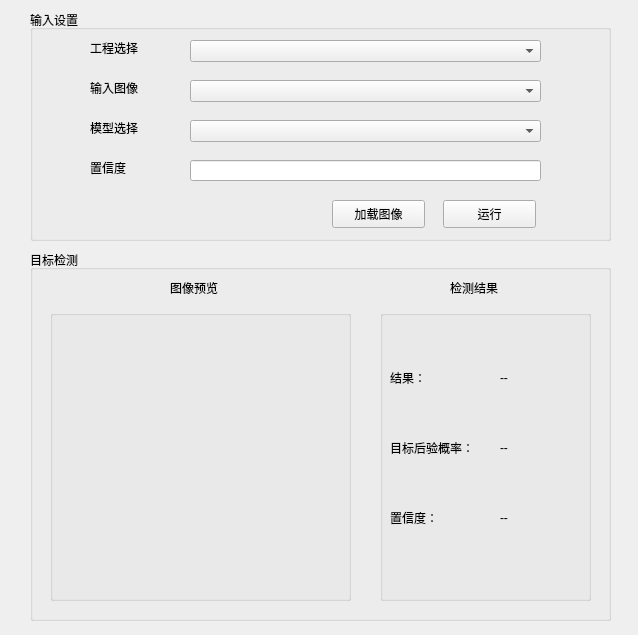
<?xml version="1.0" encoding="UTF-8"?>
<ui version="4.0">
 <class>TargetDetection</class>
 <widget class="QWidget" name="TargetDetection">
  <property name="geometry">
   <rect>
    <x>0</x>
    <y>0</y>
    <width>638</width>
    <height>635</height>
   </rect>
  </property>
  <property name="windowTitle">
   <string>TargetDetection</string>
  </property>
  <widget class="QGroupBox" name="inputGroup">
   <property name="geometry">
    <rect>
     <x>30</x>
     <y>10</y>
     <width>581</width>
     <height>231</height>
    </rect>
   </property>
   <property name="title">
    <string>输入设置</string>
   </property>
   <widget class="QLabel" name="projectLabel">
    <property name="geometry">
     <rect>
      <x>60</x>
      <y>30</y>
      <width>72</width>
      <height>15</height>
     </rect>
    </property>
    <property name="text">
     <string>工程选择</string>
    </property>
   </widget>
   <widget class="QComboBox" name="projectComboBox">
    <property name="geometry">
     <rect>
      <x>160</x>
      <y>30</y>
      <width>351</width>
      <height>22</height>
     </rect>
    </property>
   </widget>
   <widget class="QLabel" name="inputImageLabel">
    <property name="geometry">
     <rect>
      <x>60</x>
      <y>70</y>
      <width>72</width>
      <height>15</height>
     </rect>
    </property>
    <property name="text">
     <string>输入图像</string>
    </property>
   </widget>
   <widget class="QComboBox" name="inputImageComboBox">
    <property name="geometry">
     <rect>
      <x>160</x>
      <y>70</y>
      <width>351</width>
      <height>22</height>
     </rect>
    </property>
   </widget>
   <widget class="QPushButton" name="loadImageButton">
    <property name="geometry">
     <rect>
      <x>302</x>
      <y>190</y>
      <width>93</width>
      <height>28</height>
     </rect>
    </property>
    <property name="text">
     <string>加载图像</string>
    </property>
   </widget>
   <widget class="QPushButton" name="runDetectionButton">
    <property name="geometry">
     <rect>
      <x>413</x>
      <y>190</y>
      <width>93</width>
      <height>28</height>
     </rect>
    </property>
    <property name="text">
     <string>运行</string>
    </property>
   </widget>
   <widget class="QLabel" name="inputModelLabel">
    <property name="geometry">
     <rect>
      <x>60</x>
      <y>110</y>
      <width>72</width>
      <height>16</height>
     </rect>
    </property>
    <property name="text">
     <string>模型选择</string>
    </property>
   </widget>
   <widget class="QComboBox" name="modelComboBox">
    <property name="geometry">
     <rect>
      <x>160</x>
      <y>110</y>
      <width>351</width>
      <height>22</height>
     </rect>
    </property>
   </widget>
   <widget class="QLabel" name="inputThresholdLabel">
    <property name="geometry">
     <rect>
      <x>60</x>
      <y>150</y>
      <width>72</width>
      <height>16</height>
     </rect>
    </property>
    <property name="text">
     <string>置信度</string>
    </property>
   </widget>
   <widget class="QLineEdit" name="lineEdit">
    <property name="geometry">
     <rect>
      <x>160</x>
      <y>150</y>
      <width>351</width>
      <height>21</height>
     </rect>
    </property>
   </widget>
  </widget>
  <widget class="QGroupBox" name="imageCompareGroup">
   <property name="geometry">
    <rect>
     <x>30</x>
     <y>250</y>
     <width>581</width>
     <height>371</height>
    </rect>
   </property>
   <property name="title">
    <string>目标检测</string>
   </property>
   <widget class="QGroupBox" name="originalImageGroup">
    <property name="geometry">
     <rect>
      <x>20</x>
      <y>60</y>
      <width>301</width>
      <height>291</height>
     </rect>
    </property>
    <property name="title">
     <string/>
    </property>
    <widget class="QWidget" name="originalImageWidget" native="true">
     <property name="geometry">
      <rect>
       <x>10</x>
       <y>10</y>
       <width>281</width>
       <height>271</height>
      </rect>
     </property>
    </widget>
   </widget>
   <widget class="QLabel" name="label">
    <property name="geometry">
     <rect>
      <x>140</x>
      <y>30</y>
      <width>72</width>
      <height>15</height>
     </rect>
    </property>
    <property name="text">
     <string>图像预览</string>
    </property>
   </widget>
   <widget class="QGroupBox" name="groupBox">
    <property name="geometry">
     <rect>
      <x>350</x>
      <y>60</y>
      <width>211</width>
      <height>291</height>
     </rect>
    </property>
    <property name="title">
     <string/>
    </property>
    <widget class="QLabel" name="Resultlabel">
     <property name="geometry">
      <rect>
       <x>10</x>
       <y>60</y>
       <width>72</width>
       <height>15</height>
      </rect>
     </property>
     <property name="text">
      <string>结果：</string>
     </property>
    </widget>
    <widget class="QLabel" name="ResultIndexlabel">
     <property name="geometry">
      <rect>
       <x>120</x>
       <y>60</y>
       <width>72</width>
       <height>15</height>
      </rect>
     </property>
     <property name="text">
      <string>--</string>
     </property>
    </widget>
    <widget class="QLabel" name="confidenceIndexlabel">
     <property name="geometry">
      <rect>
       <x>120</x>
       <y>130</y>
       <width>72</width>
       <height>15</height>
      </rect>
     </property>
     <property name="text">
      <string>--</string>
     </property>
    </widget>
    <widget class="QLabel" name="confidencelabel">
     <property name="geometry">
      <rect>
       <x>10</x>
       <y>130</y>
       <width>91</width>
       <height>16</height>
      </rect>
     </property>
     <property name="text">
      <string>目标后验概率：</string>
     </property>
    </widget>
    <widget class="QLabel" name="label_7">
     <property name="geometry">
      <rect>
       <x>120</x>
       <y>200</y>
       <width>72</width>
       <height>15</height>
      </rect>
     </property>
     <property name="text">
      <string>--</string>
     </property>
    </widget>
    <widget class="QLabel" name="Thresholdlabel">
     <property name="geometry">
      <rect>
       <x>10</x>
       <y>200</y>
       <width>72</width>
       <height>15</height>
      </rect>
     </property>
     <property name="text">
      <string>置信度：</string>
     </property>
    </widget>
   </widget>
   <widget class="QLabel" name="label_2">
    <property name="geometry">
     <rect>
      <x>420</x>
      <y>30</y>
      <width>72</width>
      <height>15</height>
     </rect>
    </property>
    <property name="text">
     <string>检测结果</string>
    </property>
   </widget>
  </widget>
 </widget>
 <resources/>
 <connections/>
</ui>
